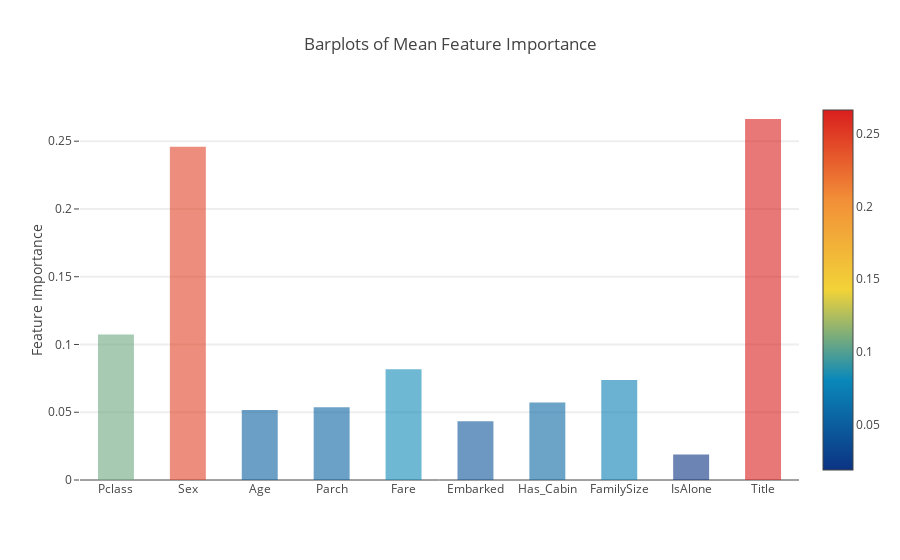

Write notebook code for a chart like this one.
### Code cell
# Create the new column containing the average of values

feature_dataframe['mean'] = feature_dataframe.mean(axis= 1) # axis = 1 computes the mean row-wise
feature_dataframe.head(3)

y = feature_dataframe['mean'].values
x = feature_dataframe['features'].values
data = [go.Bar(
            x= x,
             y= y,
            width = 0.5,
            marker=dict(
               color = feature_dataframe['mean'].values,
            colorscale='Portland',
            showscale=True,
            reversescale = False
            ),
            opacity=0.6
        )]

layout= go.Layout(
    autosize= True,
    title= 'Barplots of Mean Feature Importance',
    hovermode= 'closest',
#     xaxis= dict(
#         title= 'Pop',
#         ticklen= 5,
#         zeroline= False,
#         gridwidth= 2,
#     ),
    yaxis=dict(
        title= 'Feature Importance',
        ticklen= 5,
        gridwidth= 2
    ),
    showlegend= False
)
fig = go.Figure(data=data, layout=layout)
py.iplot(fig, filename='bar-direct-labels')

### Figure 1 — Plotly figure (JSON) as saved in the notebook; plotly's stock layout.template omitted (floating-point values rounded to 4 significant figures)
{"data": [{"marker": {"color": [0.1074, 0.2459, 0.05173, 0.05373, 0.08171, 0.04338, 0.05726, 0.07371, 0.01881, 0.2664], "colorscale": "Portland", "reversescale": false, "showscale": true}, "opacity": 0.6, "type": "bar", "width": 0.5, "x": ["Pclass", "Sex", "Age", "Parch", "Fare", "Embarked", "Has_Cabin", "FamilySize", "IsAlone", "Title"], "y": [0.1074, 0.2459, 0.05173, 0.05373, 0.08171, 0.04338, 0.05726, 0.07371, 0.01881, 0.2664]}], "layout": {"autosize": true, "hovermode": "closest", "showlegend": false, "title": "Barplots of Mean Feature Importance", "yaxis": {"gridwidth": 2, "ticklen": 5, "title": "Feature Importance"}}}
